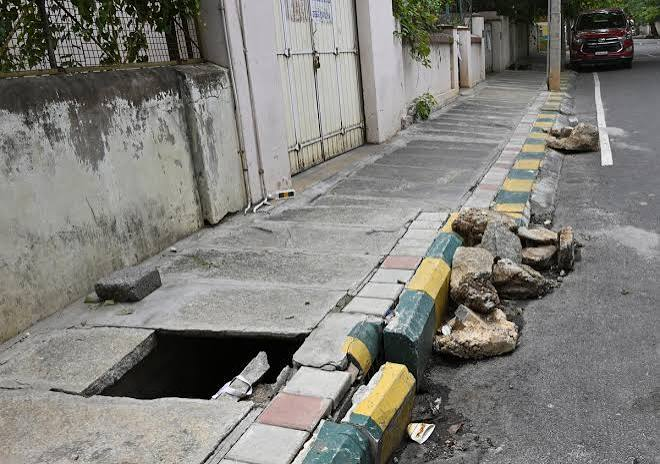
#> input picture sample images/images.jpeg, 660 x 464 px
$ python -i preprocessing.py   (imports and definitions only)
#> lines starting #> are read from the running program, lines starting #| are printed output that depends on the picture; after the words box and inside, x2 and y2 are one past the last pixel; in counts of white or black regions, pixels touching at a corner belong together
#> further down, picture is the input picture: shape (464, 660, 3); mean B, G, R 121.5, 126.4, 127.5
"""Image preprocessing pipeline for damage photos.

Steps:
  1. Load image (file path / bytes / PIL.Image / numpy array)
  2. Convert to RGB
  3. Resize to a fixed working resolution while preserving aspect via padding
  4. Denoise (light bilateral filter)
  5. CLAHE contrast enhancement
  6. Optional grayscale / edge outputs for feature extraction
"""
from __future__ import annotations

import io
from typing import Optional, Tuple, Union

import cv2
import numpy as np
from PIL import Image

ImageInput = Union[str, bytes, Image.Image, np.ndarray]


def load_image(source: ImageInput) -> np.ndarray:
    """Load image from path, bytes, PIL.Image or numpy array."""
    if isinstance(source, np.ndarray):
        return source.copy()
    if isinstance(source, Image.Image):
        return np.array(source.convert("RGB"))
    if isinstance(source, (bytes, bytearray)):
        arr = np.frombuffer(source, dtype=np.uint8)
        img = cv2.imdecode(arr, cv2.IMREAD_COLOR)
        if img is None:
            raise ValueError("Cannot decode image bytes")
        return cv2.cvtColor(img, cv2.COLOR_BGR2RGB)
    if isinstance(source, str):
        img = cv2.imread(source, cv2.IMREAD_COLOR)
        if img is None:
            raise FileNotFoundError(f"Cannot read image: {source}")
        return cv2.cvtColor(img, cv2.COLOR_BGR2RGB)
    raise TypeError(f"Unsupported image source type: {type(source)}")


def resize_with_pad(
    image: np.ndarray,
    target_size: Tuple[int, int] = (256, 256),
    pad_color: Tuple[int, int, int] = (0, 0, 0),
) -> np.ndarray:
    """Resize while keeping aspect ratio, padding the remainder."""
#> called with target_size = (256, 256), pad_color = (0, 0, 0)
    th, tw = target_size
    h, w = image.shape[:2]
#> h = 464; w = 660
    scale = min(tw / w, th / h)
#> scale = 0.388
    new_w, new_h = int(w * scale), int(h * scale)
#> new_w = 256; new_h = 179
    resized = cv2.resize(image, (new_w, new_h), interpolation=cv2.INTER_AREA)
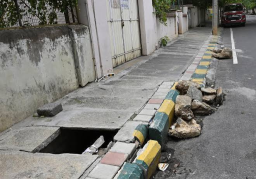
#> resized: shape (179, 256, 3); mean B, G, R 121.5, 126.4, 127.5
    canvas = np.full((th, tw, 3), pad_color, dtype=np.uint8)
    x_off = (tw - new_w) // 2
#> x_off = 0
    y_off = (th - new_h) // 2
#> y_off = 38
    canvas[y_off:y_off + new_h, x_off:x_off + new_w] = resized
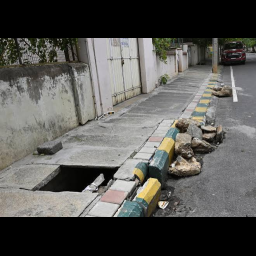
#> canvas: shape (256, 256, 3); mean B, G, R 84.9, 88.4, 89.1
    return canvas


def denoise(image: np.ndarray) -> np.ndarray:
    """Light bilateral filtering — preserves edges."""
    return cv2.bilateralFilter(image, d=5, sigmaColor=50, sigmaSpace=50)


def clahe_enhance(image: np.ndarray, clip_limit: float = 2.0, tile: int = 8) -> np.ndarray:
    """Apply CLAHE on the L channel of LAB."""
#> called with clip_limit = 2, tile = 8
    lab = cv2.cvtColor(image, cv2.COLOR_RGB2LAB)
#> lab: shape (256, 256, 3); mean of channels 0, 1, 2 92.6, 126.9, 127.2
    l, a, b = cv2.split(lab)
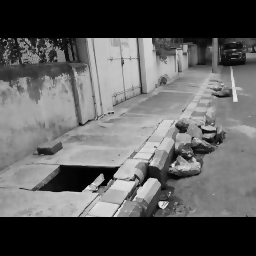
#> l: shape (256, 256); min 0, max 237, mean 92.6
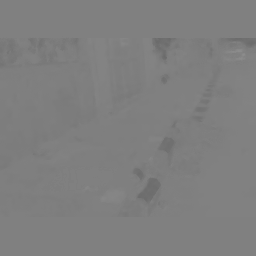
#> a: shape (256, 256); min 107, max 140, mean 126.9
    clahe = cv2.createCLAHE(clipLimit=clip_limit, tileGridSize=(tile, tile))
    l = clahe.apply(l)
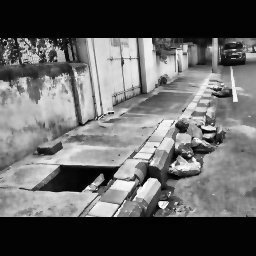
#> l: shape (256, 256); min 2, max 253, mean 100
    merged = cv2.merge((l, a, b))
#> merged: shape (256, 256, 3); mean of channels 0, 1, 2 100, 126.9, 127.2
    return cv2.cvtColor(merged, cv2.COLOR_LAB2RGB)
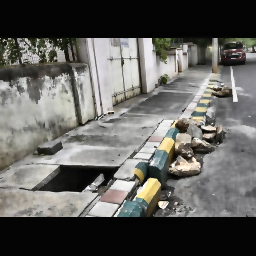
#> returned value: shape (256, 256, 3); mean B, G, R 93.2, 96.7, 97.3


def to_grayscale(image: np.ndarray) -> np.ndarray:
    return cv2.cvtColor(image, cv2.COLOR_RGB2GRAY)
#> returned value: shape (256, 256)


def detect_edges(gray: np.ndarray) -> np.ndarray:
    return cv2.Canny(gray, 50, 150)
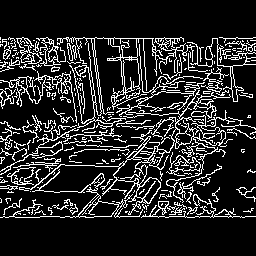
#> returned value: shape (256, 256); 15.8% white in thin lines or dots, all inside (x1, y1, x2, y2) = (0, 37, 256, 218)


class ImagePreprocessor:
    """End-to-end preprocessing pipeline producing multiple views."""

    def __init__(self, target_size: Tuple[int, int] = (256, 256)):
        self.target_size = target_size

    def process(self, source: ImageInput) -> dict:
        raw = load_image(source)
        rgb = resize_with_pad(raw, self.target_size)
        denoised = denoise(rgb)
        enhanced = clahe_enhance(denoised)
        gray = to_grayscale(enhanced)
        edges = detect_edges(gray)

        return {
            "rgb": rgb,
            "enhanced": enhanced,
            "gray": gray,
            "edges": edges,
            "shape": rgb.shape[:2],
        }

    def process_to_bytes(self, source: ImageInput, fmt: str = "PNG") -> bytes:
        """Return processed RGB image as encoded bytes (for storage/debugging)."""
        views = self.process(source)
        img = Image.fromarray(views["enhanced"])
        buf = io.BytesIO()
        img.save(buf, format=fmt)
        return buf.getvalue()

>>> import cv2
>>> picture = cv2.imread('../sample images/images.jpeg')
>>> result = ImagePreprocessor().process(picture)
#> result = 5 items
